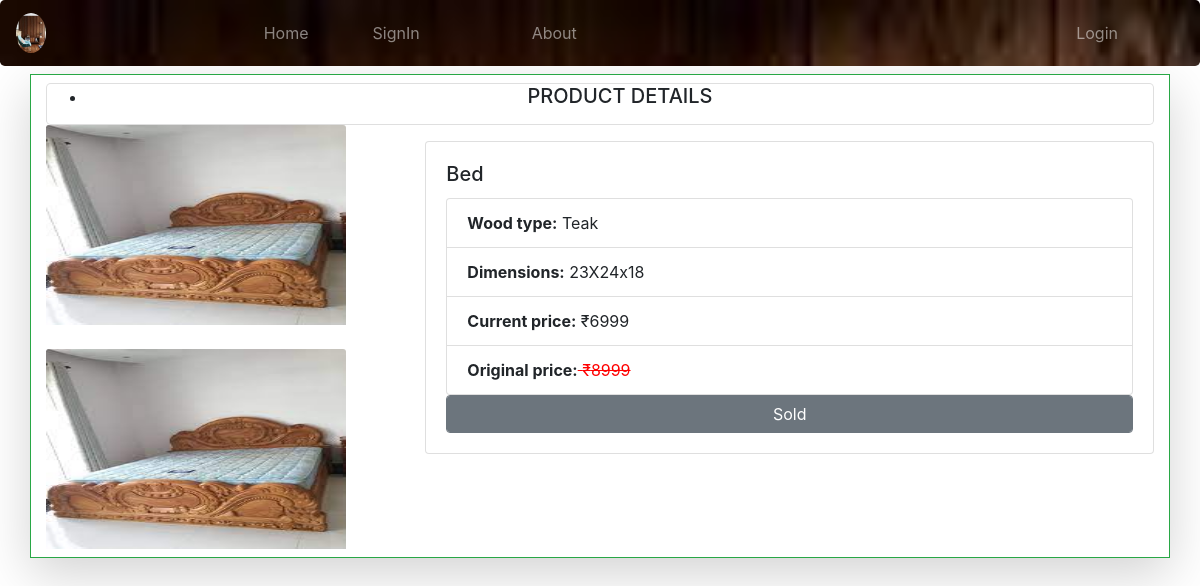
The page /bd/bddet/123 on the database its author committed.
### HomeWoods/models.py (models this page shows)
class Sell(models.Model):
	prdct_id = models.PositiveIntegerField(primary_key=True,blank=True)
	im1 = models.ImageField(null=True,blank=True,upload_to='')
	im2 = models.ImageField(null=True,blank=True,upload_to='')
	dim = models.CharField(max_length=20)
	wd_type = models.CharField(max_length=25,blank=True)
	f_name = models.CharField(max_length=35)
	o_price = models.CharField(max_length=10)
	c_price = models.CharField(max_length=10)
	s_stat = models.CharField(max_length=10,null=True)

### HomeWoods/views.py (the view)
# urls.py: path('bd/bddet/<int:id>', views.bddetView, name="be"),
def bddetView(request,id):
	k = Sell.objects.get(prdct_id=id)
	return render(request,'html/bddetail.html',{'k1':k})

### templates/html/bddetail.html
{% extends 'html/base.html' %}
{% block content %}
<div class="container mt-2 mx-auto shadow-lg border border-success">
  <div class="card  mt-2 rounded-lg rounded-sm" style="text-align: center;">
    <div class="row">
        <div class="col">
            <ul>
                <li><h5 class="card-title">PRODUCT DETAILS</h5></li>
            </ul>
        </div>
    </div>
 </div>
   <div class="row">
        <div class="col-md-4 mb-2  ">
            <div class="images">
                <img src="{{ k1.im1.url }}" class="card-img-top" alt="{{ k1.f_name }}" style="height: 200px;width: 300px;">
                 <br><br>
                <img src="{{ k1.im2.url }}" class="card-img-top" alt="{{ k1.f_name }}" style="height: 200px;width: 300px;">
            </div>
        </div>
        <div class="col-md-8 ">
            <div class="card mt-3">
                <div class="card-body">
                    <h5 class="card-title">{{ k1.f_name }}</h5>
                    <ul class="list-group">
                        <li class="list-group-item"><strong>Wood type:</strong> {{ k1.wd_type }}</li>
                        <li class="list-group-item"><strong>Dimensions:</strong> {{ k1.dim }}</li>
                        <li class="list-group-item"><strong>Current price:</strong> ₹{{ k1.c_price}}</li>
                        <li class="list-group-item"><strong>Original price:</strong><s style="background-color: white; color: red"> ₹{{ k1.o_price }}</s></li>
                    </ul>
                    {% if k1.s_stat != 'Sold' %}
                    <a href="{% url 'payment' k1.f_name k1.prdct_id %}" class="btn btn-success form-control">Book</a>
                    {% else %}
                    <a href="#" class="btn btn-secondary form-control">Sold</a>
                    {% endif %}
                </div>
            </div>
        </div>
    </div>
</div>
{% endblock %}

### rows shown on the page
Sell: im1 (picture), im2 (picture), f_name "Bed", wd_type "Teak", dim "23X24x18", c_price "6999", o_price "8999"
